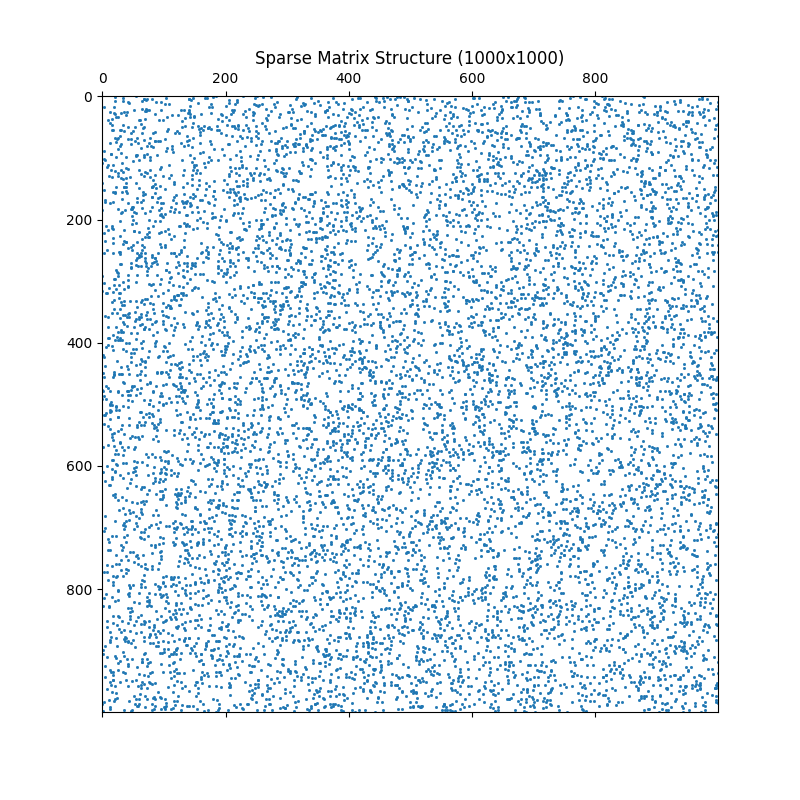

Here is the Python script that generated this plot:
import numpy as np
import matplotlib.pyplot as plt
from scipy.sparse import random, csr_matrix

# Create a random sparse matrix (CSR format) with size 1000x1000
rows, cols = 1000, 1000
density = 0.01  # 1% non-zero elements
sparse_matrix_large = random(rows, cols, density=density, format='csr')

# Plot the larger sparse matrix using matplotlib
plt.figure(figsize=(8, 8))
# Adjust markersize for better visibility
plt.spy(sparse_matrix_large, markersize=1)
plt.title('Sparse Matrix Structure (1000x1000)')
plt.savefig('sparse.png')
plt.show()
